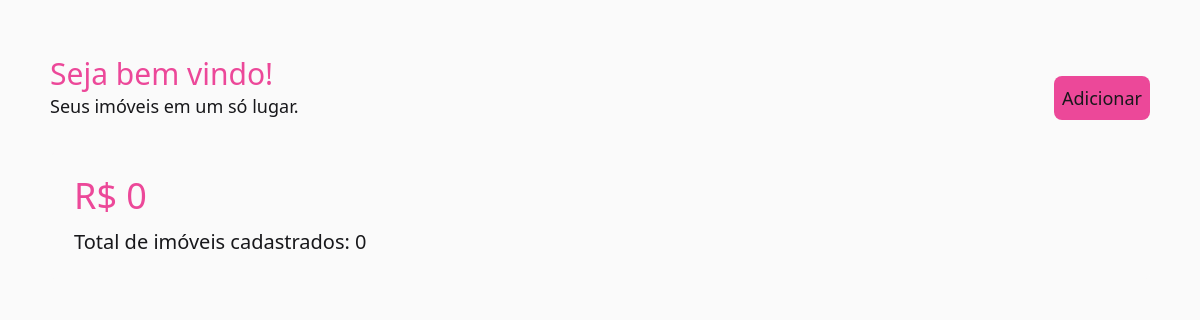
Before: / with the older database file.
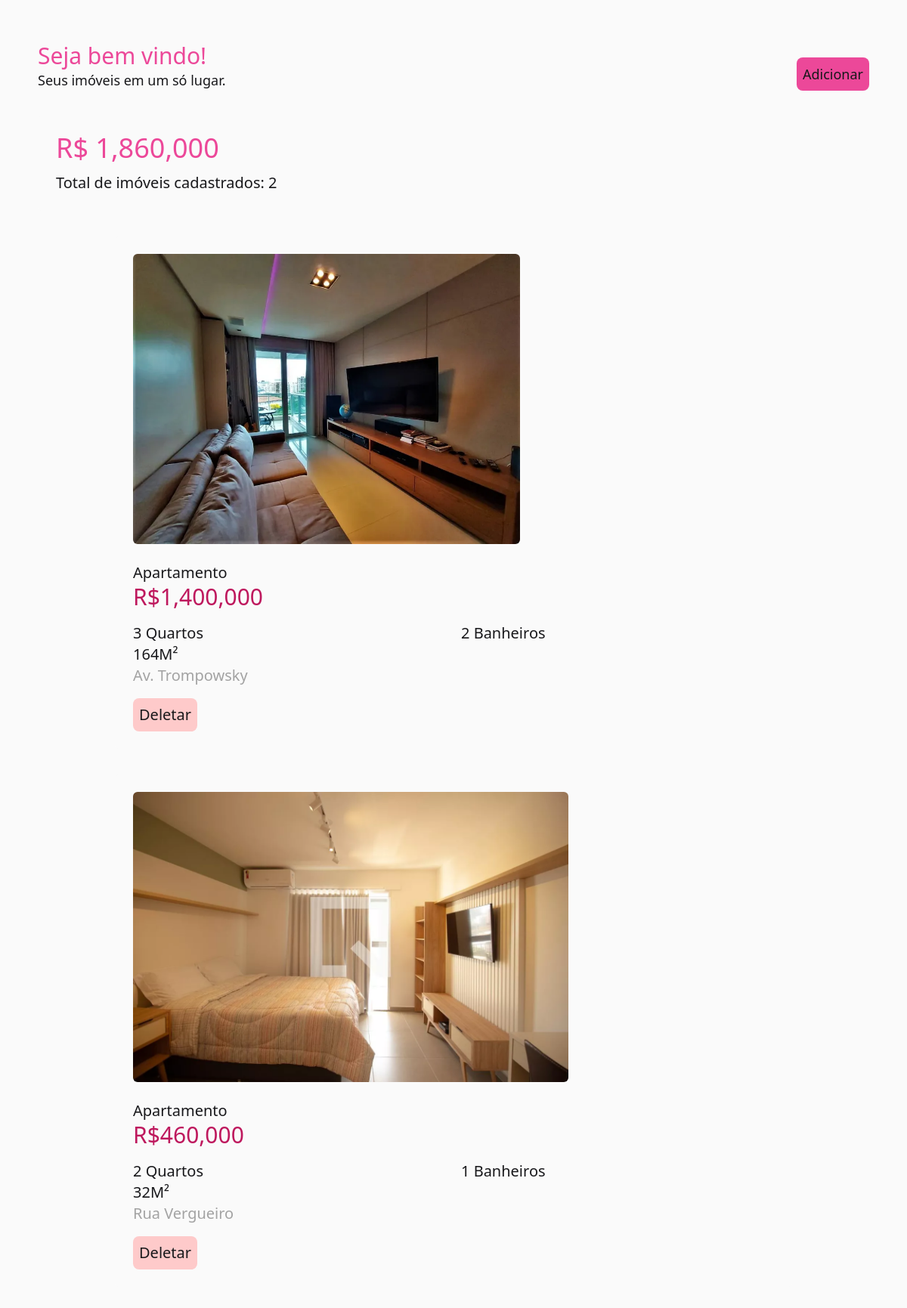
After: the same page with the newer database file.
### app.py (models this page shows, shortened)
class Estate(db.Model):
    ownerId = db.Column(db.Integer)
    id = db.Column(db.Integer, primary_key=True)
    address = db.Column(db.String(100), nullable=False)
    price = db.Column(db.Integer, nullable=False)
    bedrooms = db.Column(db.Integer, nullable=False)
    bathrooms = db.Column(db.Integer, nullable=False)
    area = db.Column(db.Integer, nullable=False)
    type = db.Column(db.String(100), nullable=False)
    img_url = db.Column(db.String(100), nullable=True)

### app.py (the view)
@app.route("/", methods=["GET"])
def index():
    estates = Estate.query.all()
    totalValor = 0
    countImoveis = 0
    for estate in estates:
        if type(estate.price) == str:
            estate.price = int(estate.price.replace(".", "").replace(",", ""))
        totalValor += estate.price
        countImoveis += 1
    for estate in estates:
        estate.price = "{:,}".format(estate.price)
    totalValor = "{:,}".format(totalValor)
    return render_template(
        "index.html", estates=estates, total=totalValor, nImoveis=countImoveis
    )

### templates/index.html (shortened to what this page needs)
{% extends 'base.html'%}
{% block body %}
<div class="flex flex-col items-center">
  <div class="w-11/12 m-6 text-lg">
    <div class="flex justify-between w-full mt-4 mb-4">
      <div>
        <h1 class="mt-4 text-3xl text-pink-500">Seja bem vindo!</h1>
        <p>Seus imóveis em um só lugar.</p>
      </div>
      <div class="flex items-end">
        <a href="add" class="p-2 rounded-lg bg-pink-500">Adicionar</a>
      </div>
    </div>
    <div id="content" class="flex flex-col items-center">
      <div class="w-full md:max-w-6xl p-6 m-4 text-xl rounded-lg bg-neutral-50">
        <h2 class="mb-3 text-4xl text-pink-500">R$ {{total}}</h2>
        <p>Total de imóveis cadastrados: {{ nImoveis }}</p>
      </div>
      {% for estate in estates %}
      <div class="w-full md:max-w-2xl lg:max-w-4xl xl:max-w-6xl p-6 m-4 text-xl rounded-lg bg-neutral-50 flex flex-col justify-center">
        <div class="mb-6 max-w-full md:max-w-full flex justify-center lg:justify-start items-center">
          {% if estate.img_url %}
          <img class="estate-img max-h-96 object-cover rounded-md" src="{{ url_for('static', filename='images/' + estate.img_url) }}" alt="Estate Image">
          {% else %}
          <p>No Image Available</p>
          {% endif %}
        </div>
        <div>
          <p>{{estate.type}}</p>
          <h2 class="mb-3 text-3xl text- text-pink-700">R${{ estate.price }}</h2>
        <div class="mt-4 columns-2  md:justify-between">
          <p>{{estate.bedrooms}} Quartos</p>
          <p>{{estate.area}}M²</p>
          <p>{{estate.bathrooms}} Banheiros</p>
        </div>
        <p class="text-neutral-400">{{estate.address}}</p>
        </div>
        <div>
          <form action="/delete/{{ estate.id }}" method="post">
            <button class="p-2 mt-4 bg-red-200 rounded-lg" type="submit">
              Deletar
            </button>
          </form>
        </div>
      </div>
      {% endfor %}
    </div>
  </div>
</div>
{% endblock %}

### templates/base.html (shortened to what this page needs)
<!DOCTYPE html>
<html lang="en" class="h-full">
  <head>
    <link rel="stylesheet" href="/static/dist/css/output.css" />
  </head>
  <body class="w-full h-full bg-neutral-50 text-zinc-900">
    {% block body %}{%endblock%}
  </body>
</html>

Changed rows visible on the page:
added Estate: img_url (picture), type "Apartamento", price "1,400,000", bedrooms "3", area "164", bathrooms "2", address "Av. Trompowsky"
added Estate: img_url (picture), type "Apartamento", price "460,000", bedrooms "2", area "32", bathrooms "1", address "Rua Vergueiro"
Other visible differences:
{{ total }}: "0" → "1,860,000"
{{ nImoveis }}: "0" → "2"
